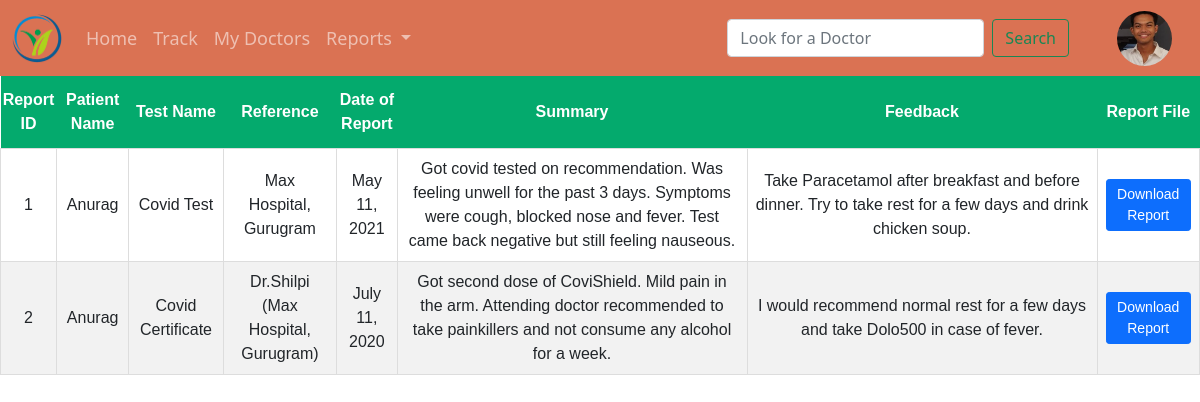
Page /viewreport/ (signed in) on the earlier database version.
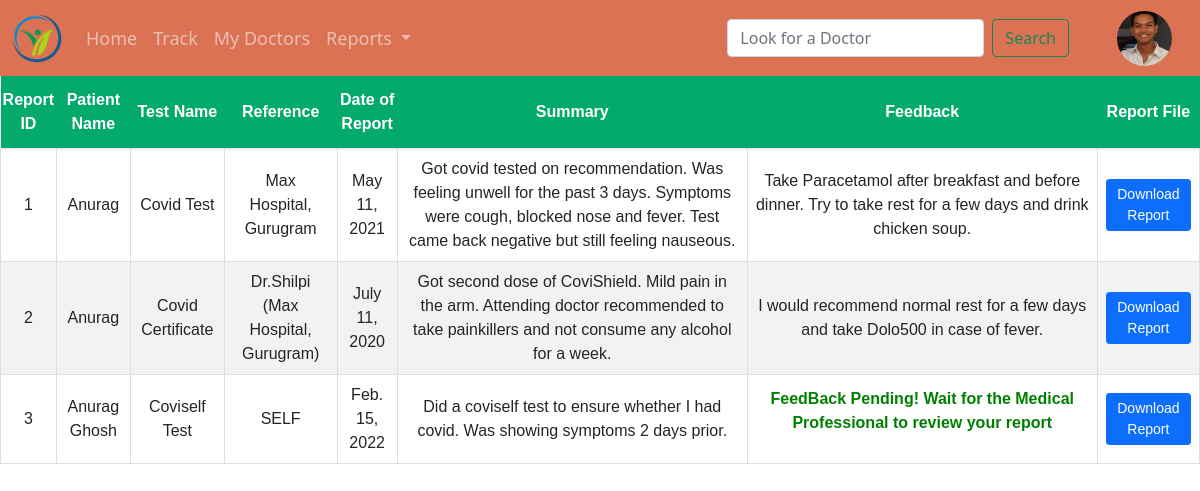
Same page on the later database version.
### flow/models.py (models this page shows, shortened)
class patientreport(models.Model):
    report_id = models.IntegerField(primary_key=True, default=incrementrepid,editable=False)
    email = models.EmailField()
    pname = models.CharField(max_length=100)
    testname = models.CharField(max_length=500)
    refby = models.CharField(max_length=500)
    date_of_report = models.DateField()
    summary = models.TextField(max_length=1000)
    report = models.FileField(upload_to='flow/reports')
    feedback = models.TextField(max_length=1000,default="",blank=True)
    timeStamp = models.DateTimeField(auto_now=True, blank=True)

### flow/views.py (the view)
# urls.py: path("viewreport/", views.viewreport, name='viewreport'),
def viewreport(request):
    current_user = request.user
    flag=0
    pic = None
    try:
        for p in userpic.objects.raw('SELECT 1 id,email,img FROM flow_userpic'):
            if current_user.email == p.email:
                pic = p.img
                break
    except userpic.DoesNotExist:
        pic = None
    for p in patient.objects.raw('SELECT 1 id,email,gender,phone,user_dob FROM flow_patient'):
        if current_user.email == p.email:
            phone = p.phone
            dob = p.user_dob
            gender = p.gender
    report = patientreport.objects.filter(email = current_user.email)
    if report.exists():
        return render(request,'flow/viewreport.html',{
            'report': report,
            'flag': 0,
            "gender": gender, "pic": pic, "phone": phone, "dob": dob
        })
    else:
        return render(request, 'flow/viewreport.html', {
            'flag': 1,"gender": gender, "pic": pic, "phone": phone, "dob": dob
        })

### flow/templates/flow/viewreport.html (shortened to what this page needs)
<!doctype html>
<html lang="en">
  <head>
    <link href="https://cdn.jsdelivr.net/npm/bootstrap@5.1.3/dist/css/bootstrap.min.css" rel="stylesheet">
  </head>
  <body>
    {% load static %}
    <nav class="navbar navbar-expand-lg navbar-dark bg-orange">
        <div class="container-fluid">
                <a class="navbar-brand" href="#">
                  <img src='{% static "flow\icon_new.png" %}' alt="" width="50" height="50">
                </a>
          <div class="collapse navbar-collapse" id="navbarSupportedContent">
            <ul class="navbar-nav me-auto mb-2 mb-lg-0">
              <li class="nav-item">
                <a class="nav-link" style="font-size: large;" aria-current="page" href="/userhome">Home</a>
              </li>
              <li class="nav-item">
                <a class="nav-link" style="font-size: large;" href="/trackcontrol">Track</a>
              </li>
                <li class="nav-item">
                <a class="nav-link" style="font-size: large;" href="/mydoc">My Doctors</a>
              </li>
              <li class="nav-item dropdown">
                <a class="nav-link dropdown-toggle" style="font-size: large;" href="" id="navbarDropdown" role="button" data-bs-toggle="dropdown" aria-expanded="false">
                  Reports
                </a>
              </li>
            </ul>
            <form method="get" action="/search/" class="d-flex">
              <input class="form-control me-2" name="search" id="search" type="search" placeholder="Look for a Doctor" aria-label="Search">
              <button class="btn btn-outline-success" type="submit">Search</button>
            </form>
            <a class="navbar-brand mx-3" href="">
                <div class="dropdown">
                {% if pic != None %}
                <img src = {{pic.url}} alt="Avatar" class="rounded-circle cropped2" style="width: 55px; height:55px"/>
                {% endif %}
</div>
                </a>
          </div>
        </div>
      </nav>
{% if flag == 1 %}
    <div class="mycontainer">
        <div class="vertical-center">
    <p class="fs-1" style="text-align: center;font-family: Tahoma, sans-serif;">Sorry No Reports To Show!</p>
    <p class="fs-2" style="text-align: center;font-family: Tahoma, sans-serif;">Try Uploading Reports</p>
             <div class="col-md-12 text-center">
            <a class="btn btn-primary" href="/uploadreport" role="button">Upload Report</a>
        </div>
            </div>
</div>
    {% else %}
    <table id="reports">
  <thead>
  <tr>
    <th style="text-align:center">Report ID</th>
    <th style="text-align:center">Patient Name</th>
    <th style="text-align:center">Test Name</th>
    <th style="text-align:center">Reference</th>
    <th style="text-align:center">Date of Report</th>
    <th style="text-align:center">Summary</th>
    <th style="text-align:center">Feedback</th>
    <th style="text-align:center">Report File</th>
  </tr>
  </thead>
    <tbody>
    {% for rep in report %}
    <tr>
        <td style="text-align:center">{{ rep.report_id }}</td>
        <td style="text-align:center">{{ rep.pname }}</td>
        <td style="text-align:center">{{ rep.testname }}</td>
        <td style="text-align:center">{{ rep.refby }}</td>
        <td style="text-align:center">{{ rep.date_of_report }}</td>
        <td style="width: 350px; text-align:center;">{{ rep.summary }}</td>
        <td style="width: 350px; text-align:center;">{% if rep.feedback != "" %}
            {{ rep.feedback }}
            {% else %}
            <p style="color: green"><strong>FeedBack Pending! Wait for the Medical Professional to review your report</strong></p>
            {% endif %}
        </td>
        <td style="text-align:center"><a href="{{ rep.report.url }}" class = "btn btn-primary btn-sm">
            Download Report</a></td>
    </tr>
    {% endfor %}
    </tbody>
</table>
    {% endif %}
  </body>
</html>

### flow/templates/flow/viewreport.html (style rules this page uses)
.bg-orange { background-color: #da7253; }
.dropdown { position: relative; display: inline-block; }
#reports { font-family: Arial, Helvetica, sans-serif; border-collapse: collapse; width: 100%; }
#reports td, #customers th { border: 1px solid #ddd; padding: 8px; }
#reports tr:nth-child(even) { background-color: #f2f2f2; }
#reports th { padding-top: 12px; padding-bottom: 12px; text-align: left; background-color: #04AA6D; color: white; }
.cropped2 { width: 55px; height: 55px; object-fit: cover; }

Differences in the rows shown:
added patientreport: report_id "3", pname "Anurag Ghosh", testname "Coviself Test", refby "SELF", date_of_report "Feb. 15, 2022", summary "Did a coviself test to ensure whether I had covid. Was showing symptoms 2 days prior.", shows "FeedBack Pending! Wait for the Medical Professional to review your report"
